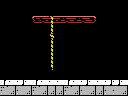

A level layout from a 2D game, rendered from its tile map. Below: a short description, then the map file with its tile-grid data intact:
An orthogonal 16x12 tile map with 8x8 px tiles, 1 tile layer (Tile Layer 1) and 6 objects (2x item, big-item, breakable-down, door-down, 4x4-item).

<map version="1.0" orientation="orthogonal" renderorder="right-down" width="16" height="12" tilewidth="8" tileheight="8" nextobjectid="7"> <properties>  <property name="up" value="hole" /> </properties> <tileset firstgid="1" name="tiles" tilewidth="8" tileheight="8" tilecount="256" columns="16">  <image source="tiles.png" width="128" height="128" /> </tileset> <layer name="Tile Layer 1" width="16" height="12">  <data encoding="csv">1,1,1,1,1,1,1,1,1,1,1,1,1,1,1,1,1,1,1,1,1,1,1,1,1,1,1,1,1,1,1,1,1,1,1,1,140,255,136,138,255,138,255,139,1,1,1,1,1,1,1,1,1,1,135,1,1,1,1,1,1,1,1,1,1,1,1,1,1,1,132,1,1,1,1,1,1,1,1,1,1,1,1,1,1,1,135,1,1,1,1,1,1,1,1,1,1,1,1,1,1,1,135,1,1,1,1,1,1,1,1,1,1,1,1,1,1,1,135,1,1,1,1,1,1,1,1,1,1,1,1,1,1,1,256,1,1,1,1,1,1,1,1,1,1,1,1,1,1,1,1,1,1,1,1,1,1,1,1,1,151,156,247,156,151,156,156,156,151,156,247,156,156,247,247,156,153,152,153,152,153,152,152,152,153,152,153,152,152,153,153,152</data> </layer> <objectgroup name="objects">  <object id="1" type="item" x="56" y="0" width="16" height="16" />  <object id="2" type="item" x="56" y="64" width="16" height="16" />  <object id="3" type="big-item" x="56" y="56" width="32" height="24" />  <object id="4" type="breakable-down" x="24" y="80" width="32" height="16" />  <object id="5" type="door-down" x="24" y="80" width="32" height="16" />  <object id="6" type="4x4-item" x="56" y="48" width="32" height="32" /> </objectgroup></map>
